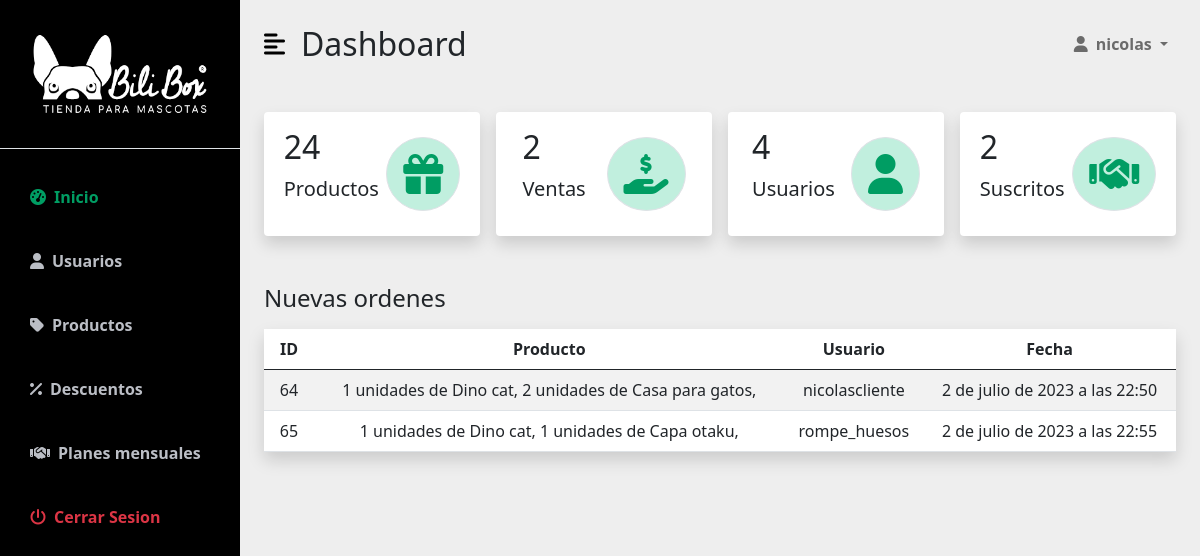
The page /dash_admin/ (signed in) on the database as committed earlier.
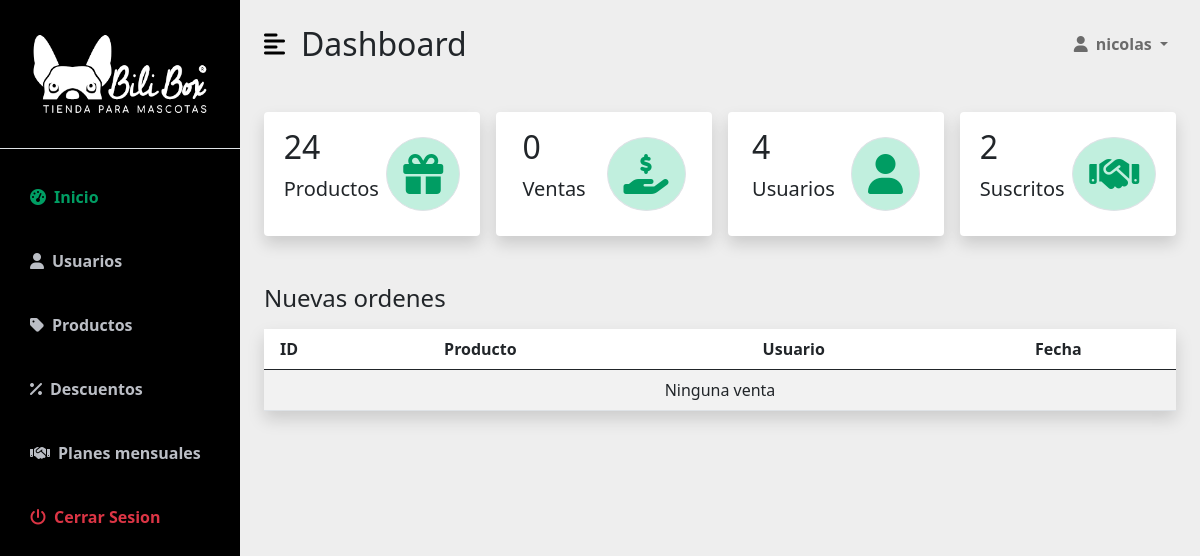
The same page on the database as committed later.
### AppPedidos/models.py (models this page shows, shortened)
class Pedido(models.Model):
    user = models.ForeignKey(User, on_delete=models.CASCADE,related_name='pedidos')
    created_at = models.DateTimeField(auto_now_add=True)
    total = models.IntegerField()
    class Meta:
        db_table = 'pedidos' #Como se va a ver en la basen de datos
        verbose_name ='pedido'
        verbose_name_plural ='pedidos'

class DetallePedido(models.Model):
    user = models.ForeignKey(User, on_delete=models.CASCADE,related_name='detalle_pedido')
    producto = models.ForeignKey(Articulo, on_delete=models.CASCADE)
    pedido = models.ForeignKey(Pedido, on_delete=models.CASCADE)
    cantidad = models.IntegerField(default=1)
    created_at = models.DateTimeField(auto_now_add=True)
    def __str__(self):
        return f'{self.cantidad} unidades de {self.producto.nombre}, '
    class Meta:
        db_table = 'detalle_pedido' #Como se va a ver en la basen de datos
        verbose_name ='detalle_pedido'
        verbose_name_plural ='detalle_pedidos'

### App/models.py (models this page shows, shortened)
class Articulo(models.Model):
    imagen = models.ImageField(upload_to='articulos/')
    nombre = models.CharField(max_length=50)
    descripcion = models.CharField(max_length=200, null=True, blank=True)
    precio = models.IntegerField()
    seccion = models.CharField( max_length=30)
    stock = models.IntegerField()
    created = models.DateTimeField(auto_now_add=True)
    updated = models.DateTimeField(auto_now_add=True)
    class Meta:
        verbose_name = 'articulo'
        verbose_name_plural = 'articulos'

### AppDashboardAdmin/views.py (the view)
# urls.py: path('', views.inicio, name='inicio'),
@login_required
def inicio(request):
    if request.user.is_staff:
        usuarios = User.objects.all()
        user_cant = usuarios.count()
        productos = Articulo.objects.all()
        cantidad_Producto = productos.count()
        pedidos = Pedido.objects.all()
        cantidad_pedidos = pedidos.count()
        detalle = DetallePedido.objects.all()
        cantidad_suscritos = Suscripcion.objects.count()
        ctx = {
            'producto_cant':cantidad_Producto,
            'pedidos_cant': cantidad_pedidos,
            'usuarios_cant': user_cant,
            'pedidos':pedidos,
            'detalle':detalle,
            'suscritos_cant':cantidad_suscritos,
        }
        return render(request,'dash_admin/inicio.html',ctx)
    else:
        return redirect(to='index')

### AppCarro/context_processor.py (called while the page is built)
def importe_total_carro(request):
    total=0
    try:
      if request.user.is_authenticated:
        for key, value in request.session["carro"].items():
          total = total + (int(value["precio"]) * value["cantidad"])
      else:
        pass
    except:
      pass
    return {'importe_total_carro':total}

### AppDashboardAdmin/templates/dash_admin/inicio.html (shortened to what this page needs)
{% extends "dash_admin/base_dash_admin.html" %}
{% load static %}
{% block content %}
<nav class="navbar navbar-expand-lg navbar-light bg-transparent py-4 px-4">
    <div class="d-flex align-items-center">
        <i class="fas fa-align-left primary-text fs-4 me-3" id="menu-toggle"></i>
        <h2 class="fs-2 m-0">Dashboard</h2>
    </div>
    <div class="collapse navbar-collapse" id="navbarSupportedContent">
        <ul class="navbar-nav ms-auto mb-2 mb-lg-0">
            <li class="nav-item dropdown">
                <a class="nav-link dropdown-toggle second-text fw-bold" href="#" id="navbarDropdown" role="button"
                    data-bs-toggle="dropdown" aria-expanded="false">
                    <i class="fas fa-user me-2"></i>{{user}}
                </a>
            </li>
        </ul>
    </div>
</nav>
<div class="container-fluid px-4">
    <div class="row g-3 my-2">
        <div class="col-md-3">
            <div class="p-3 bg-white shadow d-flex justify-content-around align-items-center rounded">
                <div>
                    <h3 class="fs-2">{{producto_cant}}</h3>
                    <p class="fs-5">Productos</p>
                </div>
                <i class="fas fa-gift fs-1 primary-text border rounded-full secondary-bg p-3"></i>
            </div>
        </div>
        <div class="col-md-3">
            <div class="p-3 bg-white shadow d-flex justify-content-around align-items-center rounded">
                <div>
                    <h3 class="fs-2">{{pedidos_cant}}</h3>
                    <p class="fs-5">Ventas</p>
                </div>
                <i class="fas fa-hand-holding-usd fs-1 primary-text border rounded-full secondary-bg p-3"></i>
            </div>
        </div>
        <div class="col-md-3">
            <div class="p-3 bg-white shadow d-flex justify-content-around align-items-center rounded">
                <div>
                    <h3 class="fs-2">{{usuarios_cant}}</h3>
                    <p class="fs-5">Usuarios</p>
                </div>
                <i class="fa-solid fa-user fs-1 primary-text border rounded-full secondary-bg p-3"></i>
            </div>
        </div>
        <div class="col-md-3">
            <div class="p-3 bg-white shadow d-flex justify-content-around align-items-center rounded">
                <div>
                    <h3 class="fs-2">{{suscritos_cant}}</h3>
                    <p class="fs-5">Suscritos</p>
                </div>
                <i class="fa-solid fa-handshake fs-1 primary-text border rounded-full secondary-bg p-3"></i>
            </div>
        </div>
    </div>
    <div class="row my-5">
        <h3 class="fs-4 mb-3">Nuevas ordenes</h3>
        <div class="table-responsive-sm ">
            <table class=" table table-striped text-center shadow" style="background-color: white;">
                <thead>
                    <tr>
                        <th scope="col" width="50">ID</th>
                        <th scope="col">Producto</th>
                        <th scope="col">Usuario</th>
                        <th scope="col">Fecha</th>
                    </tr>
                </thead>
                <tbody>
                    {% if pedidos %}
                        {% for pedido in pedidos  %}
                        <tr>
                            <td>{{pedido.id}}</td>
                            <td>
                                {% for i in detalle %}
                                    {% if pedido.user == i.user %}
                                        {{i}}
                                    {% endif %}
                                {% endfor %}
                            </td>
                            <td>{{pedido.user}}</td>
                            <td>{{pedido.created_at}}</td>
                        </tr>
                        {% endfor %}
                    {% else %}
                    <td colspan="4">Ninguna venta</td>
                    {% endif %}
                </tbody>
            </table>
        </div>
    </div>
</div>
{% endblock %}

### AppDashboardAdmin/templates/dash_admin/base_dash_admin.html (shortened to what this page needs)
{% load static %}
<!DOCTYPE html>
<html lang="en">
<head>
    <link rel="stylesheet" href="https://cdn.datatables.net/1.13.4/css/jquery.dataTables.css" />
    <link rel="stylesheet" href="https://cdn.datatables.net/1.13.4/css/jquery.dataTables.min.css">
    <link href="https://cdn.jsdelivr.net/npm/bootstrap@5.0.0-beta3/dist/css/bootstrap.min.css" rel="stylesheet" />
    <link rel="stylesheet" href="https://cdnjs.cloudflare.com/ajax/libs/font-awesome/5.15.3/css/all.min.css" />
    <link rel="stylesheet" href="{% static 'css/dash-style.css' %}" />
</head>
<body>
    <div class="d-flex" id="wrapper">
        <div class="" id="sidebar-wrapper" style="background-color: black;">
            <div class="sidebar-heading text-center py-4 primary-text fs-4 fw-bold text-uppercase border-bottom"><a
                    href="{% url 'index' %}">
                    <img src="{% static 'img/images.png' %}" alt="" width="200px" height="100">
                </a></div>
            <div class="list-group list-group-flush my-3">
                <a href="{% url 'admin_page:inicio' %}" class="list-group-item list-group-item-action bg-transparent second-text
                {% if request.path == '/dash_admin/' %} active {% endif %} "><i
                        class="fas fa-tachometer-alt me-2"></i>Inicio</a>
                <a href="{% url 'admin_page:usuarios' %}" class="list-group-item list-group-item-action bg-transparent second-text fw-bold
                {% if request.path == '/dash_admin/usuarios/' %} active {% endif %}"><i
                        class="fa-solid fa-user me-2"></i>Usuarios</a>
                <a href="{% url 'admin_page:productos' %}" class="list-group-item list-group-item-action bg-transparent second-text fw-bold
                        {% if request.path == '/dash_admin/productos/' %} active {% endif %}">
                    <i class="fa-solid fa-tag me-2"></i>Productos</a>
                <a href="{% url 'admin_page:descuentos' %}" class="list-group-item list-group-item-action bg-transparent second-text fw-bold
                    {% if request.path == '/dash_admin/descuentos/' %} active {% endif %}">
                    <i class="fa-solid fa-percent me-2"></i>Descuentos</a>
                <a href="{% url 'admin_page:planes' %}" class="list-group-item list-group-item-action bg-transparent second-text fw-bold
                    {% if request.path == '/dash_admin/planes/' %} active {% endif %}">
                    <i class="fa-solid fa-handshake me-2"></i>Planes mensuales</a>
                <a href="#" onclick="cerrarSesion()"
                    class="list-group-item list-group-item-action bg-transparent text-danger fw-bold"><i
                        class="fas fa-power-off me-2"></i>Cerrar Sesion</a>
            </div>
        </div>
        <div id="page-content-wrapper" style="background-color:#eeeeee;">
            {% block content %}
            {% endblock %}
        </div>
    </div>
</body>
</html>

### AppDashboard/static/css/dash-style.css (style rules this page uses)
:root { --main-bg-color: #009d63; --main-text-color: #009d63; --second-text-color: #bbbec5; --second-bg-color: #c1efde; }
.primary-text { color: var(--main-text-color); }
.second-text { color: var(--second-text-color); }
.secondary-bg { background-color: var(--second-bg-color); }
.rounded-full { border-radius: 100%; }
#wrapper { overflow-x: hidden; background-color: white; }
#sidebar-wrapper { min-height: 100vh; margin-left: -15rem; -webkit-transition: margin 0.25s ease-out; -moz-transition: margin 0.25s ease-out; -o-transition: margin 0.25s ease-out; transition: margin 0.25s ease-out; }
#sidebar-wrapper .sidebar-heading { padding: 0.875rem 1.25rem; font-size: 1.2rem; }
#sidebar-wrapper .list-group { width: 15rem; }
#page-content-wrapper { min-width: 100vw; }
#menu-toggle { cursor: pointer; color: black; }
.list-group-item { border: none; padding: 20px 30px; }
.list-group-item.active { background-color: transparent; color: var(--main-text-color); font-weight: bold; border: none; }
@media (min-width: 768px) { #sidebar-wrapper { margin-left: 0; } }
@media (min-width: 768px) { #page-content-wrapper { min-width: 0; width: 100%; } }

Rows that differ between the two databases and show on the page:
removed Pedido: id "64", user "nicolascliente", created_at "2 de julio de 2023 a las 22:50"
removed DetallePedido: cantidad+producto "1 unidades de Dino cat,", shown under "64"
removed DetallePedido: cantidad+producto "2 unidades de Casa para gatos,", shown under "64"
removed Pedido: id "65", user "rompe_huesos", created_at "2 de julio de 2023 a las 22:55"
removed DetallePedido: cantidad+producto "1 unidades de Dino cat,", shown under "65"
removed DetallePedido: cantidad+producto "1 unidades de Capa otaku,", shown under "65"
Other text that changed with them:
{{ pedidos_cant }}: "2" → "0"
text now shown: "Ninguna venta"
